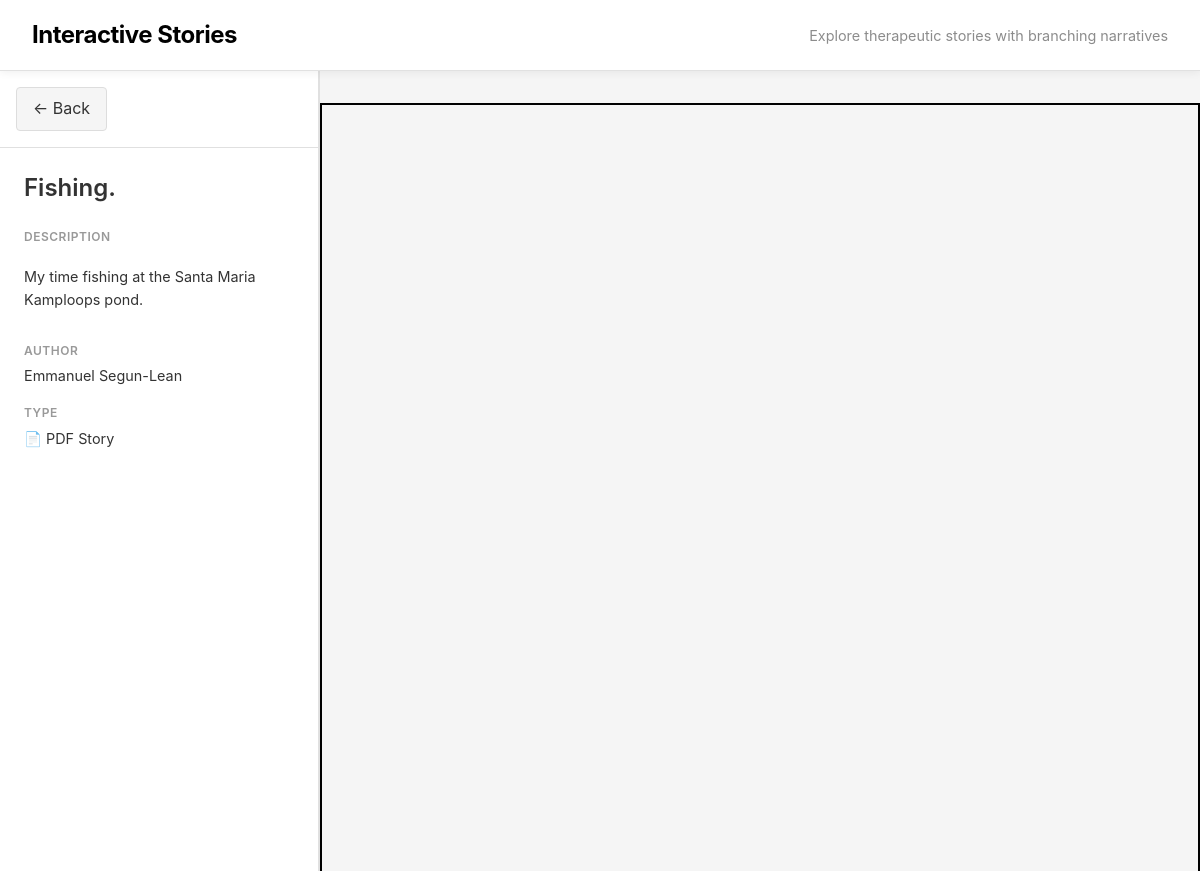
The page /stories/3 on the database its author committed.
### models/story.py (models this page shows, shortened)
class Story(db.Model):
    id = db.Column(db.Integer, primary_key=True)
    filename = db.Column(db.String(255), nullable=False)
    path = db.Column(db.String(255), nullable=False)
    title = db.Column(db.String(255))
    description = db.Column(db.Text)
    author = db.Column(db.String(255))
    thumbnail_filename = db.Column(db.String(255))
    thumbnail_path = db.Column(db.String(255), nullable=False)
    created_at = db.Column(db.DateTime)
    uploaded_at = db.Column(db.DateTime, default=datetime.utcnow)
    tags = db.relationship('Tag', secondary=file_tags, back_populates='stories')

### app.py (the view)
@app.route('/stories/<id>')
def view_story(id):
    _story = Story.query.filter(Story.id == id).first_or_404()
    _story.pdf_url = f"/{ app.config['UPLOAD_FOLDER_RELATIVE'] }/{app.config['FILE_UPLOAD_FOLDER_RELATIVE']}/{ _story.filename}"
    return render_template('view_story.html', story=_story)

### templates/view_story.html (shortened to what this page needs)
{% extends "layout.html" %}
{% block head %}
<link rel="stylesheet" href="/static/viewer.css" />
<link rel="stylesheet" href="/static/pdfjs-5.4.54-dist/web/viewer.css" />
{% endblock %}
{% block content %}
<div class="story-view-wrapper">
  <aside class="story-sidebar">
    <div class="sidebar-header">
      <a class="button btn btn-back" href="/">← Back</a>
    </div>
    <div class="sidebar-content">
      <h2 class="story-title">{{ story.title }}</h2>
      <div class="story-details">
        <div class="detail-item">
          <span class="detail-label">Description</span>
          <p class="detail-value">{{ story.description }}</p>
        </div>
        <div class="detail-item">
          <span class="detail-label">Author</span>
          <span class="detail-value">{{ story.author }}</span>
        </div>
        <div class="detail-item">
          <span class="detail-label">Type</span>
          <span class="detail-value">📄 PDF Story</span>
        </div>
      </div>
    </div>
  </aside>
  <main class="pdf-viewer-section">
    <div id="viewerContainer">
    </div>
  </main>
</div>
{% endblock %}

### static/styles.css (style rules this page uses)
:root { --primary-bg: #ffffff; --secondary-bg: #f9f9f9; --accent-bg: #f5f5f5; --text-primary: #2a2a2a; --text-secondary: #5c5c5c; --text-muted: #8c8c8c; --border-color: #e1e1e1; --accent-color: #000000; --highlight-color: #333333; --shadow: 0 2px 8px rgba(0, 0, 0, 0.06); --shadow-hover: 0 4px 16px rgba(0, 0, 0, 0.1); }
* { box-sizing: border-box; }
body { font-family: -apple-system, BlinkMacSystemFont, "Segoe UI", Roboto, Oxygen, Ubuntu, Cantarell, sans-serif; color: var(--text-primary); background-color: var(--primary-bg); line-height: 1.6; margin: 0; padding: 0; }

### static/viewer.css (style rules this page uses)
.story-view-wrapper { display: flex; flex-direction: row; height: 100vh; overflow: hidden; position: relative; }
.story-sidebar { width: 320px; background: #fff; border-right: 2px solid #e0e0e0; display: flex; flex-direction: column; flex-shrink: 0; overflow-y: auto; }
.sidebar-header { padding: 1rem; border-bottom: 1px solid #e0e0e0; }
.btn-back { display: inline-block; padding: 0.5rem 1rem; background: #f5f5f5; border: 1px solid #ddd; border-radius: 4px; text-decoration: none; color: #333; transition: background 0.2s; }
.sidebar-content { padding: 1.5rem; flex: 1; }
.story-title { margin: 0 0 1.5rem 0; font-size: 1.5rem; font-weight: 600; color: #333; line-height: 1.3; }
.story-details { display: flex; flex-direction: column; gap: 1rem; }
.detail-item { display: flex; flex-direction: column; gap: 0.25rem; }
.detail-label { font-size: 0.75rem; text-transform: uppercase; letter-spacing: 0.5px; color: #999; font-weight: 600; }
.detail-value { font-size: 0.9rem; color: #333; }
.pdf-viewer-section { flex: 1; overflow: hidden; background: #f5f5f5; position: relative; min-width: 0; display: flex; align-items: center; justify-content: center; }
#viewerContainer { width: 100%; height: 100%; position: relative; overflow: hidden; display: flex; align-items: center; justify-content: center; }

### rows shown on the page
Story: title "Fishing.", description "My time fishing at the Santa Maria Kamploops pond.", author "Emmanuel Segun-Lean"
